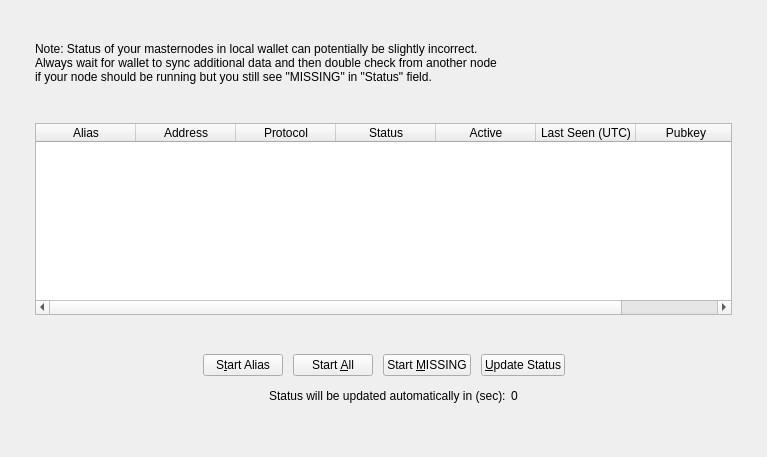
<?xml version="1.0" encoding="UTF-8"?>
<ui version="4.0">
 <class>MasternodeList</class>
 <widget class="QWidget" name="MasternodeList">
  <property name="geometry">
   <rect>
    <x>0</x>
    <y>0</y>
    <width>767</width>
    <height>457</height>
   </rect>
  </property>
  <property name="windowTitle">
   <string>Form</string>
  </property>
  <layout class="QVBoxLayout" name="topLayout">
   <property name="spacing">
    <number>0</number>
   </property>
   <property name="leftMargin">
    <number>35</number>
   </property>
   <property name="topMargin">
    <number>42</number>
   </property>
   <property name="rightMargin">
    <number>35</number>
   </property>
   <property name="bottomMargin">
    <number>42</number>
   </property>
   <item>
    <widget class="QFrame" name="tabMyMasternodes">
     <property name="lineWidth">
      <number>0</number>
     </property>
     <layout class="QVBoxLayout" name="verticalLayout">
      <property name="spacing">
       <number>0</number>
      </property>
      <property name="leftMargin">
       <number>0</number>
      </property>
      <property name="topMargin">
       <number>0</number>
      </property>
      <property name="rightMargin">
       <number>0</number>
      </property>
      <property name="bottomMargin">
       <number>0</number>
      </property>
      <item>
       <layout class="QVBoxLayout" name="verticalLayout_2">
        <property name="spacing">
         <number>0</number>
        </property>
        <property name="bottomMargin">
         <number>0</number>
        </property>
        <item>
         <layout class="QHBoxLayout" name="horizontalLayout_note">
          <property name="bottomMargin">
           <number>0</number>
          </property>
          <item>
           <widget class="QLabel" name="updateNote">
            <property name="text">
             <string>Note: Status of your masternodes in local wallet can potentially be slightly incorrect.&lt;br /&gt;Always wait for wallet to sync additional data and then double check from another node&lt;br /&gt;if your node should be running but you still see &quot;MISSING&quot; in &quot;Status&quot; field.</string>
            </property>
           </widget>
          </item>
         </layout>
        </item>
        <item>
         <spacer name="verticalSpacer">
          <property name="orientation">
           <enum>Qt::Vertical</enum>
          </property>
          <property name="sizeHint" stdset="0">
           <size>
            <width>20</width>
            <height>20</height>
           </size>
          </property>
         </spacer>
        </item>
        <item>
         <widget class="QTableWidget" name="tableWidgetMyMasternodes">
          <property name="minimumSize">
           <size>
            <width>695</width>
            <height>0</height>
           </size>
          </property>
          <property name="palette">
           <palette>
            <active>
             <colorrole role="Text">
              <brush brushstyle="SolidPattern">
               <color alpha="255">
                <red>51</red>
                <green>51</green>
                <blue>51</blue>
               </color>
              </brush>
             </colorrole>
            </active>
            <inactive>
             <colorrole role="Text">
              <brush brushstyle="SolidPattern">
               <color alpha="255">
                <red>51</red>
                <green>51</green>
                <blue>51</blue>
               </color>
              </brush>
             </colorrole>
            </inactive>
            <disabled>
             <colorrole role="Text">
              <brush brushstyle="SolidPattern">
               <color alpha="255">
                <red>85</red>
                <green>85</green>
                <blue>85</blue>
               </color>
              </brush>
             </colorrole>
            </disabled>
           </palette>
          </property>
          <property name="editTriggers">
           <set>QAbstractItemView::NoEditTriggers</set>
          </property>
          <property name="alternatingRowColors">
           <bool>true</bool>
          </property>
          <property name="selectionMode">
           <enum>QAbstractItemView::SingleSelection</enum>
          </property>
          <property name="selectionBehavior">
           <enum>QAbstractItemView::SelectRows</enum>
          </property>
          <property name="sortingEnabled">
           <bool>true</bool>
          </property>
          <attribute name="horizontalHeaderStretchLastSection">
           <bool>true</bool>
          </attribute>
          <column>
           <property name="text">
            <string>Alias</string>
           </property>
          </column>
          <column>
           <property name="text">
            <string>Address</string>
           </property>
          </column>
          <column>
           <property name="text">
            <string>Protocol</string>
           </property>
          </column>
          <column>
           <property name="text">
            <string>Status</string>
           </property>
          </column>
          <column>
           <property name="text">
            <string>Active</string>
           </property>
          </column>
          <column>
           <property name="text">
            <string>Last Seen (UTC)</string>
           </property>
          </column>
          <column>
           <property name="text">
            <string>Pubkey</string>
           </property>
          </column>
         </widget>
        </item>
        <item>
         <spacer name="verticalSpacer_3">
          <property name="orientation">
           <enum>Qt::Vertical</enum>
          </property>
          <property name="sizeHint" stdset="0">
           <size>
            <width>20</width>
            <height>20</height>
           </size>
          </property>
         </spacer>
        </item>
        <item>
         <layout class="QHBoxLayout" name="horizontalLayout_5">
          <property name="spacing">
           <number>10</number>
          </property>
          <property name="bottomMargin">
           <number>0</number>
          </property>
          <item>
           <spacer name="horizontalSpacer">
            <property name="orientation">
             <enum>Qt::Horizontal</enum>
            </property>
            <property name="sizeHint" stdset="0">
             <size>
              <width>40</width>
              <height>20</height>
             </size>
            </property>
           </spacer>
          </item>
          <item>
           <widget class="QPushButton" name="startButton">
            <property name="text">
             <string>S&amp;tart Alias</string>
            </property>
           </widget>
          </item>
          <item>
           <widget class="QPushButton" name="startAllButton">
            <property name="text">
             <string>Start &amp;All</string>
            </property>
           </widget>
          </item>
          <item>
           <widget class="QPushButton" name="startMissingButton">
            <property name="text">
             <string>Start &amp;MISSING</string>
            </property>
           </widget>
          </item>
          <item>
           <widget class="QPushButton" name="UpdateButton">
            <property name="text">
             <string>&amp;Update Status</string>
            </property>
           </widget>
          </item>
          <item>
           <spacer name="horizontalSpacer_5">
            <property name="orientation">
             <enum>Qt::Horizontal</enum>
            </property>
            <property name="sizeHint" stdset="0">
             <size>
              <width>40</width>
              <height>20</height>
             </size>
            </property>
           </spacer>
          </item>
         </layout>
        </item>
        <item>
         <layout class="QHBoxLayout" name="horizontalLayout">
          <property name="spacing">
           <number>5</number>
          </property>
          <item>
           <spacer name="verticalSpacer_2">
            <property name="orientation">
             <enum>Qt::Vertical</enum>
            </property>
            <property name="sizeHint" stdset="0">
             <size>
              <width>20</width>
              <height>20</height>
             </size>
            </property>
           </spacer>
          </item>
          <item>
           <spacer name="horizontalSpacer_2">
            <property name="orientation">
             <enum>Qt::Horizontal</enum>
            </property>
            <property name="sizeHint" stdset="0">
             <size>
              <width>40</width>
              <height>20</height>
             </size>
            </property>
           </spacer>
          </item>
          <item>
           <widget class="QLabel" name="autoupdate_label">
            <property name="text">
             <string>Status will be updated automatically in (sec):</string>
            </property>
           </widget>
          </item>
          <item>
           <widget class="QLabel" name="secondsLabel">
            <property name="text">
             <string>0</string>
            </property>
           </widget>
          </item>
          <item>
           <spacer name="horizontalSpacer_3">
            <property name="orientation">
             <enum>Qt::Horizontal</enum>
            </property>
            <property name="sizeHint" stdset="0">
             <size>
              <width>40</width>
              <height>20</height>
             </size>
            </property>
           </spacer>
          </item>
         </layout>
        </item>
       </layout>
      </item>
     </layout>
    </widget>
   </item>
  </layout>
 </widget>
 <resources/>
 <connections/>
</ui>
